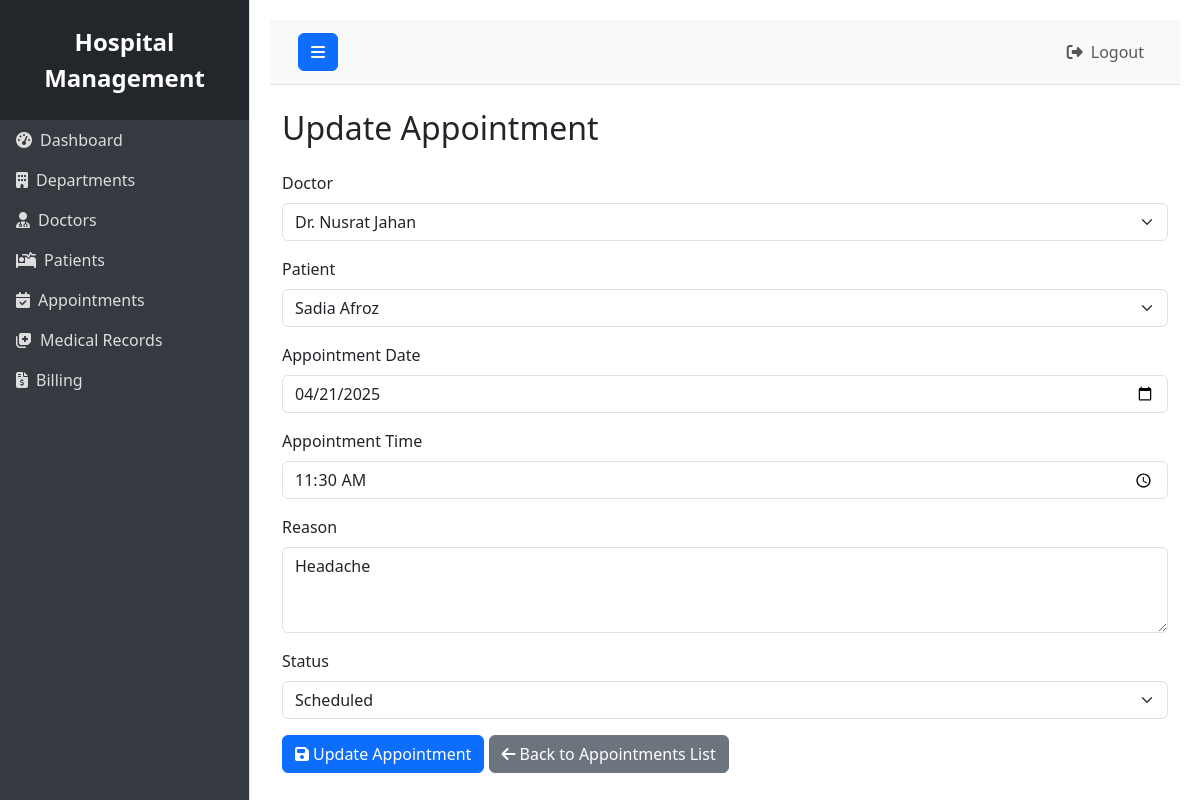
Screenshot of /appointments/update.php?id=2 (signed in) with the database file from the repository.
### tables this page shows
CREATE TABLE `Appointments` (
  `appointment_id` int(11) NOT NULL,
  `doctor_id` int(11) NOT NULL,
  `patient_id` int(11) NOT NULL,
  `appointment_date` date NOT NULL,
  `appointment_time` time NOT NULL,
  `reason` text DEFAULT NULL,
  `description` text DEFAULT NULL,
  `status` enum('scheduled','completed','cancelled','no_show') DEFAULT 'scheduled',
  `created_at` timestamp NOT NULL DEFAULT current_timestamp()
);

### appointments/update.php (the view, shortened to what this page needs)
<?php
include('../includes/header.php');
include('../includes/sidebar.php');
include('../db.php');
$id = $_GET['id'];
$query = "SELECT * FROM Appointments WHERE appointment_id='$id'";
$result = $conn->query($query);
$appointment = $result->fetch_assoc();
$doctorQuery = "SELECT doctor_id, CONCAT('Dr. ', first_name, ' ', last_name) AS doctor_name FROM Doctors WHERE status='active'";
$doctorResult = $conn->query($doctorQuery);
$patientQuery = "SELECT patient_id, CONCAT(first_name, ' ', last_name) AS patient_name FROM Patients";
$patientResult = $conn->query($patientQuery);
?>
<div class="container-fluid mt-4">
    <h2 class="mb-4">Update Appointment</h2>
    <form method="post" action="">
        <div class="mb-3">
            <label for="doctor_id" class="form-label">Doctor</label>
            <select name="doctor_id" id="doctor_id" class="form-select" required>
                <?php while ($doctor = $doctorResult->fetch_assoc()) { ?>
                    <option value="<?php echo $doctor['doctor_id']; ?>" <?php if ($doctor['doctor_id'] == $appointment['doctor_id']) echo 'selected'; ?>>
                        <?php echo $doctor['doctor_name']; ?>
                    </option>
                <?php } ?>
            </select>
        </div>
        <div class="mb-3">
            <label for="patient_id" class="form-label">Patient</label>
            <select name="patient_id" id="patient_id" class="form-select" required>
                <?php while ($patient = $patientResult->fetch_assoc()) { ?>
                    <option value="<?php echo $patient['patient_id']; ?>" <?php if ($patient['patient_id'] == $appointment['patient_id']) echo 'selected'; ?>>
                        <?php echo $patient['patient_name']; ?>
                    </option>
                <?php } ?>
            </select>
        </div>
        <div class="mb-3">
            <label for="appointment_date" class="form-label">Appointment Date</label>
            <input type="date" name="appointment_date" id="appointment_date" class="form-control" value="<?php echo $appointment['appointment_date']; ?>" required>
        </div>
        <div class="mb-3">
            <label for="appointment_time" class="form-label">Appointment Time</label>
            <input type="time" name="appointment_time" id="appointment_time" class="form-control" value="<?php echo $appointment['appointment_time']; ?>" required>
        </div>
        <div class="mb-3">
            <label for="reason" class="form-label">Reason</label>
            <textarea name="reason" id="reason" rows="3" class="form-control"><?php echo $appointment['reason']; ?></textarea>
        </div>
        <div class="mb-3">
            <label for="status" class="form-label">Status</label>
            <select name="status" id="status" class="form-select" required>
                <option value="scheduled" <?php if ($appointment['status'] == 'scheduled') echo 'selected'; ?>>Scheduled</option>
            </select>
        </div>
        <button type="submit" name="update" class="btn btn-primary">
            <i class="fas fa-save me-1"></i>Update Appointment
        </button>
        <a href="view_appointments.php" class="btn btn-secondary">
            <i class="fas fa-arrow-left me-1"></i>Back to Appointments List
        </a>
    </form>
</div>
<?php
include('../includes/footer.php');
?>

### rows the page displays
appointments: doctor_id "Dr. Nusrat Jahan", patient_id "Sadia Afroz", appointment_date "04/21/2025", appointment_time "11:30:00", reason "Headache", status "Scheduled"
